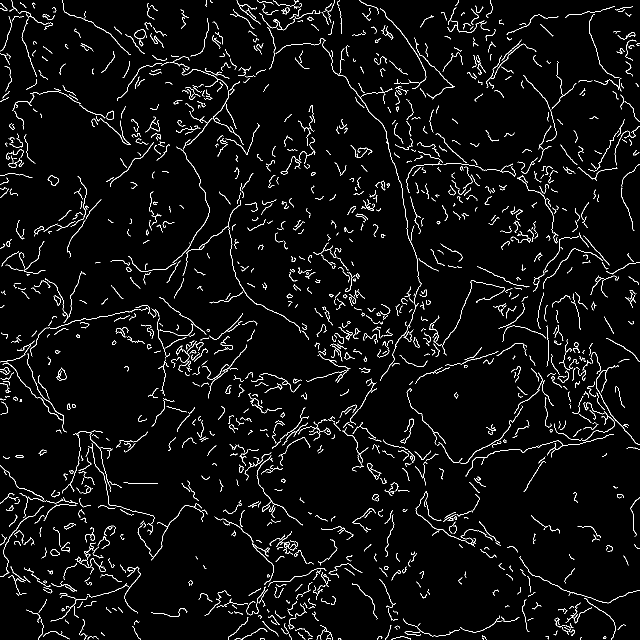
#> input picture validation/canny/conta01_aug.tif, 1280 x 1280 px, found by its file name (shown at 1/2 size); its folder holds 3 pictures in this run
$ python main_again.py
#> lines starting #> are read from the running program, lines starting #| are printed output that depends on the picture
### validation/watershed.py
# -*- coding: utf-8 -*-
"""
Created on Tue Apr  9 18:52:21 2024

@author: ramos
"""

import os
import numpy as np
import cv2


def watershed_files(input_folder, output_folder):
    # Ensure the output directory exists
    if not os.path.exists(output_folder):
        os.makedirs(output_folder)


    # Loop through each tif file in the input directory
    for filename in os.listdir(input_folder):
        if filename.endswith('.tif'):

            # Find the file path
            mask_path = os.path.join(input_folder, filename)

            # Read the mask
            img = cv2.imread(mask_path)

            # Turn the mask between 0 and 255
            img[img==2] = 0
            img[img==1] = 255

            # Turn the 3 channel watershed image into 1 channel
            gray = cv2.cvtColor(img,cv2.COLOR_BGR2GRAY)

            # Remove some noise
            kernel = np.ones((3,3),np.uint8)
            opening = cv2.morphologyEx(gray,cv2.MORPH_OPEN,kernel, iterations = 5)

            # Define sure background area
            sure_bg = cv2.dilate(opening,kernel,iterations=3)

            # Define sure foreground area
            percentage = 0.10
            dist_transform = cv2.distanceTransform(opening,cv2.DIST_L2,5)
            ret2, sure_fg = cv2.threshold(dist_transform,percentage*dist_transform.max(),255,0)

            # Change sure_fg type to uint8
            sure_fg = np.uint8(sure_fg)

            # Define unknown area
            unknown = cv2.subtract(sure_bg,sure_fg)

            # Define markers to watershed Operation
            ret3, markers = cv2.connectedComponents(sure_fg)

            # Add one to all labels so that sure background is not 0, but 1
            markers = markers+1

            # Now, mark the region of unknown with zero
            markers[unknown==255] = 0

            # Performe watershed
            markers = cv2.watershed(img,markers)

            # Color black the line of watershed in the original image
            img[markers == -1] = [0,0,0]

            # Crop original image to remove border contour line
            cropped_img = img[1:-1, 1:-1]

            # Turn the 3 channel watershed image into 1 channel
            cropped_gray = cv2.cvtColor(cropped_img,cv2.COLOR_BGR2GRAY)

            # Improve the thickness of the watershed line
            cropped_eroded = cv2.erode(cropped_gray,kernel,iterations=1)

            # Define the components of the new image
            ret4, cropped_markers = cv2.connectedComponents(cropped_eroded)

            # Create false color image with black background and colored objects
            colors = np.random.randint(0, 255, size=(ret4, 3), dtype=np.uint8)
            colors[0] = [0, 0, 0]  # black background
            false_colors = colors[cropped_markers]

            # Save the patch
            watershed_filename = f"{os.path.splitext(filename)[0]}.tif"
            output_path = os.path.join(output_folder, watershed_filename)
            cv2.imwrite(output_path, false_colors)
            print(f"Watershed was applied to {filename}.")

### validation/final_grains.py
# -*- coding: utf-8 -*-
"""
Created on Tue Apr  9 19:41:01 2024

@author: ramos
"""

import os
import cv2
import numpy as np
from skimage.segmentation import clear_border

# Set the seed
np.random.seed(42)

def clean_files(input_dir, output_dir):
    # Ensure the output directory exists
    if not os.path.exists(output_dir):
        os.makedirs(output_dir)

    # Loop through each JPEG file in the input directory
    for filename in os.listdir(input_dir):
        if filename.endswith('.tif'):
            # Read the path
            image_path = os.path.join(input_dir, filename)
            # Read the mask
            img = cv2.imread(image_path)

            # Turn the 3 channel watershed image into 1 channel
            gray = cv2.cvtColor(img,cv2.COLOR_BGR2GRAY)

            # Remove the grains that touch the file limits
            img_clear = clear_border(gray)

            # Label every grain in the file
            ret, markers = cv2.connectedComponents(img_clear, connectivity=4)
            markers = markers.astype(np.uint8)

            # Find contours of objects
            contours, _ = cv2.findContours(markers, cv2.RETR_EXTERNAL, cv2.CHAIN_APPROX_SIMPLE)

            # Iterate through contours and remove small ones
            area_minima = 20_000

            # Iterate through contours and remove shapeless ones
            hull_area_ratio = 1.20

            for contour in contours:
                area = cv2.contourArea(contour)
                hull = cv2.convexHull(contour)
                hull_area = cv2.contourArea(hull)
                if area < area_minima or (hull_area / area) >= hull_area_ratio:
                    cv2.drawContours(markers, [contour], -1, 0, -1)  # Fill contour with black color


            # Create false color image with black background and colored objects
            colors = np.random.randint(0, 255, size=(ret, 3), dtype=np.uint8)
            colors[0] = [0, 0, 0]  # black background
            false_colors = colors[markers]


            # Save the thresh
            clean_filename = f"{os.path.splitext(filename)[0]}.tif"
            output_path = os.path.join(output_dir, clean_filename)
            cv2.imwrite(output_path, false_colors)
            print(f"Image {filename} has been colored.")

### validation/main_again.py
# -*- coding: utf-8 -*-
"""
Created on Tue May 14 01:50:01 2024

@author: ramos
"""

from watershed import watershed_files
from final_grains import clean_files

base_root = 'C:/Users/ramos/Documents/Data_Science/coco/validation'

# def process_images(input_output_pairs, processing_function):

#     for input_dir, output_dir in input_output_pairs:
#         processing_function(input_dir, output_dir)


# input_output_pairs1 = [
#     (base_root + '/simple_predict_1', base_root + '/simple_predict_11'),
#     (base_root + '/simple_predict_2', base_root + '/simple_predict_22'),
#     (base_root + '/simple_predict_3', base_root + '/simple_predict_33'),
#     (base_root + '/simple_predict_4', base_root + '/simple_predict_44')
# ]

# input_output_pairs2 = [
#     (base_root + '/simple_predict_11', base_root + '/simple_predict_111'),
#     (base_root + '/simple_predict_22', base_root + '/simple_predict_222'),
#     (base_root + '/simple_predict_33', base_root + '/simple_predict_333'),
#     (base_root + '/simple_predict_44', base_root + '/simple_predict_444')
# ]


# process_images(input_output_pairs1, watershed_files)
# process_images(input_output_pairs2, clean_files)


def process_images(input_output_pairs, processing_function):

    for input_dir, output_dir in input_output_pairs:
        processing_function(input_dir, output_dir)
#> this loop made 1 pass
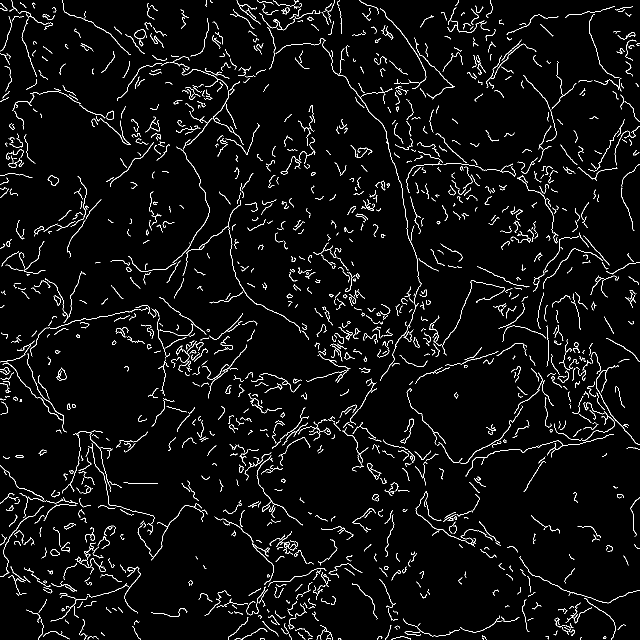
#> input picture validation/canny/conta01_aug.tif, 1280 x 1280 px, found by its file name (shown at 1/2 size)
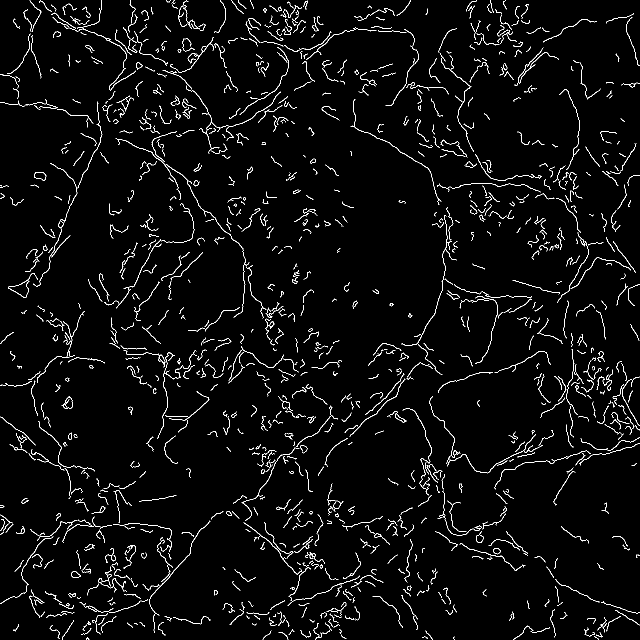
#> input picture validation/canny/conta02_aug.tif, 1280 x 1280 px, found by its file name (shown at 1/2 size)
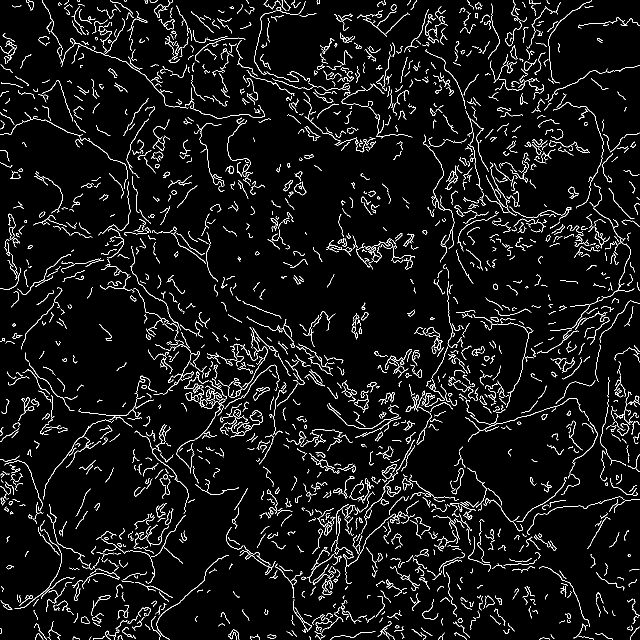
#> input picture validation/canny/conta03_aug.tif, 1280 x 1280 px, found by its file name (shown at 1/2 size)


input_output_pairs1 = [
    (base_root + '/canny', base_root + '/canny1')
]

input_output_pairs2 = [
    (base_root + '/canny1', base_root + '/canny11')
]


process_images(input_output_pairs1, watershed_files)
process_images(input_output_pairs2, clean_files)
